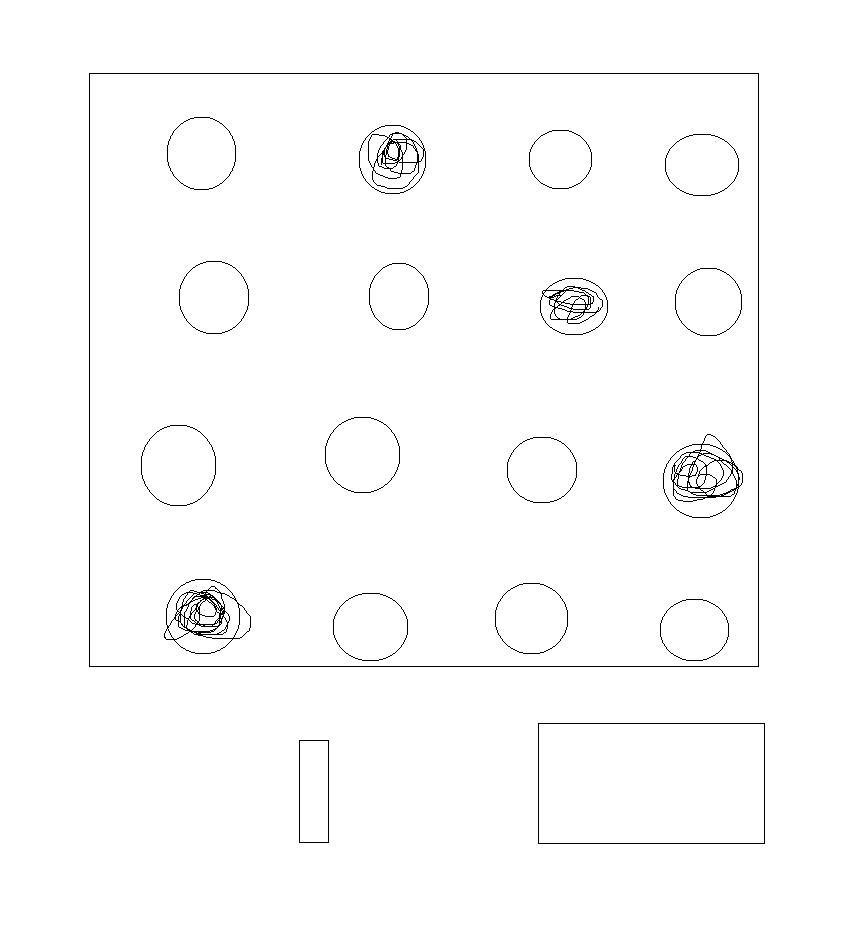
#> input picture 6.jpg, 862 x 929 px
$ python main.py
#> lines starting #> are read from the running program, lines starting #| are printed output that depends on the picture; after the words box and inside, x2 and y2 are one past the last pixel; in counts of white or black regions, pixels touching at a corner belong together
### utlis.py
import cv2
import numpy as np


def StackImages(imgArray,scale, lables=[]):
    rows = len(imgArray)
    cols = len(imgArray[0])
    rowsAvailable = isinstance(imgArray[0], list)
    width = imgArray[0][0].shape[1]
    height = imgArray[0][0].shape[0]

    if rowsAvailable:
        for x in range ( 0, rows):
            for y in range(0, cols):
                imgArray[x][y] = cv2.resize(imgArray[x][y], (0, 0), None, scale, scale)
                if len(imgArray[x][y].shape) == 2: imgArray[x][y]= cv2.cvtColor( imgArray[x][y], cv2.COLOR_GRAY2BGR)


        imgBlank = np.zeros((height, width, 3), np.uint8)
        hor = [imgBlank]*rows
        hor_con = [imgBlank]*rows
        for x in range(0, rows):
            hor[x] = np.hstack(imgArray[x])
            hor_con[x] = np.concatenate(imgArray[x])

        ver = np.vstack(hor)
        ver_con = np.concatenate(hor)

    else:
        for x in range(0, rows):
            imgArray[x] = cv2.resize(imgArray[x], (0, 0), None, scale, scale)
            if len(imgArray[x].shape) == 2: imgArray[x] = cv2.cvtColor(imgArray[x], cv2.COLOR_GRAY2BGR)
        hor= np.hstack(imgArray)
        hor_con= np.concatenate(imgArray)
        ver = hor

    if len(lables) != 0:
        eachImgWidth= int(ver.shape[1] / cols)
        eachImgHeight = int(ver.shape[0] / rows)
        print(eachImgHeight)
        for d in range(0, rows):
            for c in range (0,cols):
                cv2.rectangle(ver, (c*eachImgWidth, eachImgHeight*d), (c*eachImgWidth + len(lables[d][c])*13+27, 30+eachImgHeight*d), (255,255,255), cv2.FILLED)
                cv2.putText(ver, lables[d][c], (eachImgWidth*c+10, eachImgHeight*d+20), cv2.FONT_HERSHEY_COMPLEX, 0.7, (255,0,255), 2)


    return ver


def rectContour(contours):
    rectCon = []
    for i in contours:
        area = cv2.contourArea(i)
        # print(area)
        if area > 50:
            peri = cv2.arcLength(i, True)
            approx = cv2.approxPolyDP(i, 0.02*peri, True)
            if len(approx) == 4:
                rectCon.append(i)
    rectCon = sorted(rectCon, key=cv2.contourArea, reverse=True)
    return rectCon


def getCornerPoints(cont):
    peri = cv2.arcLength(cont, True)
    approx = cv2.approxPolyDP(cont, 0.02 * peri, True)
    return approx


def reorder(myPoints):
    myPoints = myPoints.reshape((4, 2))
    myPointsNew = np.zeros((4, 1, 2), np.int32)
    add = myPoints.sum(1)
    # print("add", add)
    myPointsNew[0] = myPoints[np.argmin(add)] #[0,0]
    myPointsNew[3] = myPoints[np.argmax(add)] #[h,w]
    diff = np.diff(myPoints, axis=1)
    myPointsNew[1] = myPoints[np.argmin(diff)] #[w,0]
    myPointsNew[2] = myPoints[np.argmax(diff)] #[h,0]
    return myPointsNew


def splitBoxes(img,questions,choices):
    vsplit_num = questions
    hsplit_num = choices

    boxes = []
    rows = np.vsplit(img,vsplit_num)
    for r in rows:
        cols = np.hsplit(r,hsplit_num)
        for box in cols:
            boxes.append(box)
            # cv2.imshow("Split",box)
        # cv2.imshow("Split",r)

    return boxes


def showAnswers(img, myIndex, grading , ans, questions, choices):
    secH = int(img.shape[1] / questions)
    secW = int(img.shape[0]/choices)

    cords = []
    cords.append([secW,secH])

    for x in range(0,questions):
        myAns = myIndex[x]
        cX = (myAns*secW) + secW//2
        cY = (x*secH) + secH//2

        cords.append([cX,cY])

        # COLOR BASED ON RIGHT OR WRONG MARKING
        if grading[x]==1:
            myColor = (0,255,0)
        else:
            myColor = (0,0,255)
            correctAns = ans[x]

            cv2.circle(img,((correctAns*secW)+secW//2,(x*secH)+secH//2),20,(0,100,0),cv2.FILLED)

        cv2.circle(img,(cX,cY),20,myColor,cv2.FILLED)

    return cords,img

### main.py
import cv2
import numpy as np
import utlis


# print("OpenCV version:", cv2.__version__)


##########################################

path = "6.jpg"
widthImg = 700
heightImg = 700

# questions = 5
# choices = 5
# ans = [0,2,3,1,2]

questions = 4
choices = 4
ans = [1,2,1,3]
# ans = [0,2,3,1,0,2,3,1,0,2,3,1,0,2,3,1,0,2,3,1,3]

# ans = [1,2,0,1,4,1,2,0,1,4,1,2,0,1,4,1,2,0,1,4,1,2,0,1,4]
webcamFeed = True
cameraNo = 0
# [183 lines of commented-out code are left out]
img = cv2.imread(path)
#> img is the input picture: shape (929, 862, 3); min 0, max 255, mean 251.8


# PREPROCESSING
img = cv2.resize(img, (widthImg, heightImg))
#> img: shape (700, 700, 3)
imgContour = img.copy()
imgbigContour = img.copy()
imgFinal = img.copy()
checkImg = img.copy()
imgGray = cv2.cvtColor(img, cv2.COLOR_BGR2GRAY)
imgBlur = cv2.GaussianBlur(imgGray, (5, 5), 1)
imgCanny = cv2.Canny(imgBlur, 10, 50)
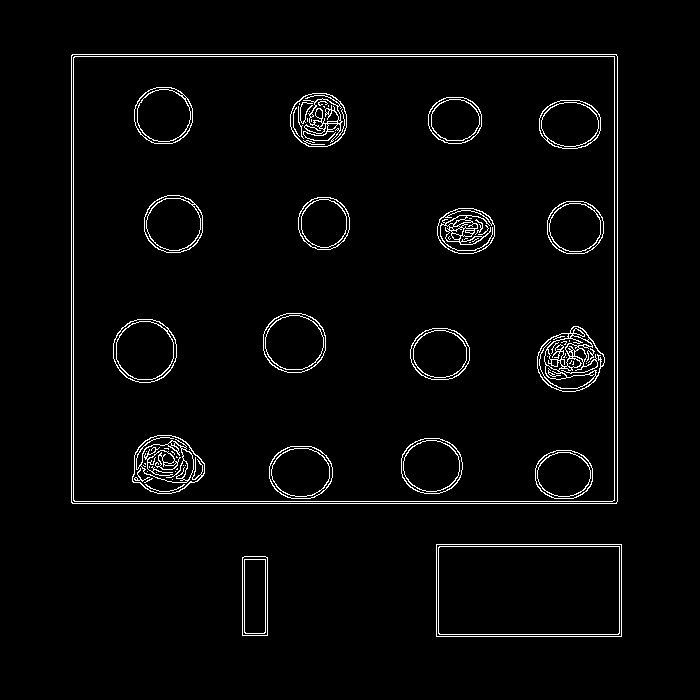
#> imgCanny: shape (700, 700); 2.9% white in thin lines or dots, all inside (x1, y1, x2, y2) = (71, 54, 622, 637)

#FINDING ALL CONTOURS
contours, hierarchy = cv2.findContours(imgCanny, cv2.RETR_EXTERNAL, cv2.CHAIN_APPROX_NONE)
#> contours = 3 contours; box (x1, y1, x2, y2) and area: (71, 54, 618, 504) 245150, (436, 544, 622, 637) 17020, (242, 556, 268, 636) 1972
cv2.drawContours(imgContour, contours, -1, (0, 255, 0), 10)
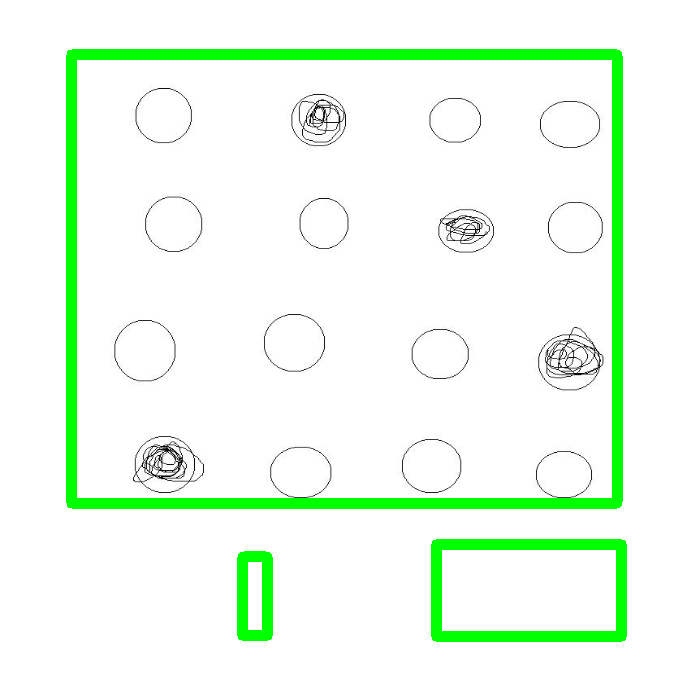
#> imgContour: shape (700, 700, 3); mean B, G, R 237.3, 252.9, 237.3
#FINDING RECTANGLE
rectCon = utlis.rectContour(contours)
#> the loop in rectContour, `for i in contours:` made 3 passes
#> (area, peri, approx) on passes 1 to 3: (1972, 206.8, [[244, 556], [242, 635], [267, 635], [267, 557]]), (17020, 554, [[436, 544], [436, 636], [621, 636], [621, 544]]), (245150, 1987.7, [[71, 55], [72, 503], [616, 503], [616, 54]])
#> after the loop in rectContour, `for i in contours:`: rectCon has the same summary as contours outside rectContour
#> rectCon has the same summary as contours
biggestContour = utlis.getCornerPoints(rectCon[0])
#> in getCornerPoints, `peri = cv2.arcLength(cont, True)`: peri = 1987.7
#> in getCornerPoints, `approx = cv2.approxPolyDP(cont, 0.02 * peri, True)`: approx = [[71, 55], [72, 503], [616, 503], [616, 54]]
#> biggestContour = [[71, 55], [72, 503], [616, 503], [616, 54]]
gradePoints = utlis.getCornerPoints(rectCon[1])
#> gradePoints = [[436, 544], [436, 636], [621, 636], [621, 544]]
# print(gradePoints)
if biggestContour.size != 0 and gradePoints.size != 0:
    cv2.drawContours(imgbigContour, biggestContour, -1, (0, 255, 0), 20)
    cv2.drawContours(imgbigContour, gradePoints, -1, (0, 0, 255), 20)

    biggestContour = utlis.reorder(biggestContour)
#> in reorder, `myPoints = myPoints.reshape((4, 2))`: myPoints = [[71, 55], [72, 503], [616, 503], [616, 54]]
#> in reorder, `add = myPoints.sum(1)`: add = [126, 575, 1119, 670]
#> in reorder, `diff = np.diff(myPoints, axis=1)`: diff = [-16, 431, -113, -562]
#> biggestContour = [[71, 55], [616, 54], [72, 503], [616, 503]]
    gradePoints = utlis.reorder(gradePoints)
#> gradePoints = [[436, 544], [621, 544], [436, 636], [621, 636]]
    # # print(biggestContour)
    # # print(gradePoints)


    # cv2.polylines(imgbigContour, [biggestContour], True, (0, 255, 0), 20)
    # cv2.polylines(imgbigContour, [gradePoints], True, (255, 0, 0), 20)

    #OMR BOX
    pts1 = np.float32(biggestContour)
#> pts1 = [[71, 55], [616, 54], [72, 503], [616, 503]]
    pts2 = np.float32([[0, 0], [widthImg, 0], [0, heightImg], [widthImg, heightImg]])
    matrix = cv2.getPerspectiveTransform(pts1, pts2)
#> matrix = [[1.29, -0.00287, -91.24], [0.00286, 1.56, -85.99], [4.09e-06, -4.11e-06, 1]]
    imgWarpColored = cv2.warpPerspective(img, matrix, (widthImg, heightImg))
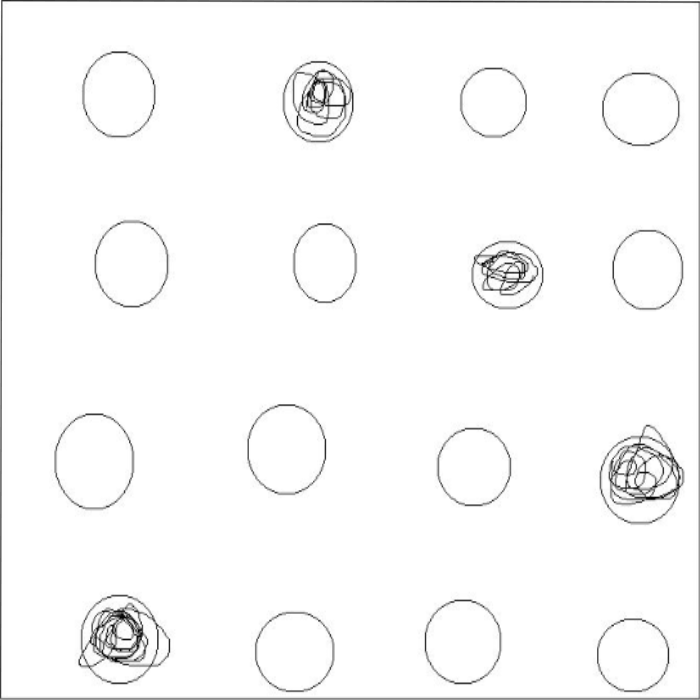
#> imgWarpColored: shape (700, 700, 3); min 1, max 255, mean 249.4


    #GRADING BOX
    ptG1 = np.float32(gradePoints)
#> ptG1 = [[436, 544], [621, 544], [436, 636], [621, 636]]
    ptG2 = np.float32([[0, 0], [325, 0], [0,150], [325,150]])
    matrixGrade = cv2.getPerspectiveTransform(ptG1, ptG2)
#> matrixGrade = [[1.76, -7.96e-17, -765.9], [0, 1.63, -887], [-2.05e-18, -4.75e-19, 1]]
    imgGradeDisplay = cv2.warpPerspective(img, matrixGrade, (325, 150))
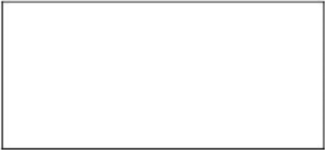
#> imgGradeDisplay: shape (150, 325, 3); min 33, max 255, mean 249
    # cv2.imshow("Grade", imgGradeDisplay)


    #APPLY THRESHOLD (change this 170 value to change threshold)
    imgWarpGray = cv2.cvtColor(imgWarpColored,cv2.COLOR_BGR2GRAY)
    imgThresh = cv2.threshold(imgWarpGray,170,255,cv2.THRESH_BINARY_INV)[1] #Change this "170" value to change the threhold for mark reading
#> imgThresh: shape (700, 700); 3% white in thin lines or dots
    boxes = utlis.splitBoxes(imgThresh,questions,choices)
#> in splitBoxes, `rows = np.vsplit(img,vsplit_num)`: rows = 4 items
#> the loop in splitBoxes, `for r in rows:` made 4 passes
#> after the loop in splitBoxes, `for r in rows:`: boxes = 16 items
#> boxes = 16 items
    # cv2.imshow("Test", boxes[2])
    # print(cv2.countNonZero(boxes[1]), cv2.countNonZero(boxes[2]))


    #Getting NonZero pixel value of each box
    myPixelVal = np.zeros((questions,choices))
    countC = 0
    countR = 0

    for image in boxes:
        # cv2.imshow("new_split",image)
        totalPixels = cv2.countNonZero(image)
        myPixelVal[countR][countC] = totalPixels
        countC+=1
        if(countC == choices): countR+=1;countC = 0
#> this loop made 16 passes
#> totalPixels on passes 1 to 12: 837, 1685, 631, 887, 555, 237, 1075, 703, 724, 381, 318, 2040
#> after the loop, countC = 0; countR = 4; myPixelVal = [[837, 1685, 631, 887], [555, 237, 1075, 703], [724, 381, 318, 2040], [2562, 708, 679, 853]]


    # print(myPixelVal)


    # FINDING MARKED INDEX VALUES
    myIndex = []
    for x in range(0,questions):
        arr = myPixelVal[x]
        # print("arr: ",arr)
        myIndexVal= np.where(arr == np.amax(arr))
        # print("yes",np.argmax(arr))
        # print(myIndexVal)
        # myIndex.append(int(np.argmax(arr)))
        myIndex.append(myIndexVal[0][0])
#> this loop made 4 passes
#> (arr, myIndexVal) on passes 1 to 4: ([837, 1685, 631, 887], ([1],)), ([555, 237, 1075, 703], ([2],)), ([724, 381, 318, 2040], ([3],)), ([2562, 708, 679, 853], ([0],))
#> after the loop, myIndex = [1, 2, 3, 0]

    print(myIndex)
#| [1, 2, 3, 0]


    # GRADING
    grading=[]
    for x in range(0,questions):
        if ans[x]==myIndex[x]:
            grading.append(1)
        else:
            grading.append(0)
#> after the loop, grading = [1, 1, 0, 0]
    # print(grading)
    score = (sum(grading) / questions)*100
#> score = 50
    print("Final Score: ", score)
#| Final Score:  50.0


    #DISPLAYING ANSWERS (from utlis)
    imgResult = imgWarpColored.copy()
    cords,imgResult = utlis.showAnswers(imgResult, myIndex, grading , ans, questions, choices)
#> the loop in showAnswers, `for x in range(0,questions):` made 4 passes
#> (myAns, cX) on passes 1 to 4: (1, 262), (2, 437), (3, 612), (0, 87)
#> after the loop in showAnswers, `for x in range(0,questions):`: cords = [[175, 175], [262, 87], [437, 262], [612, 437], [87, 612]]
    checkImg = imgResult.copy()
    imgRawDrawing = np.zeros_like(imgWarpColored)
    _,imgRawDrawing = utlis.showAnswers(imgRawDrawing, myIndex, grading , ans, questions, choices)
#> call 2 of showAnswers, with questions = 4, choices = 4
#> the loop in showAnswers (call 2), `for x in range(0,questions):` made 4 passes
#> after the loop in showAnswers (call 2), `for x in range(0,questions):`:
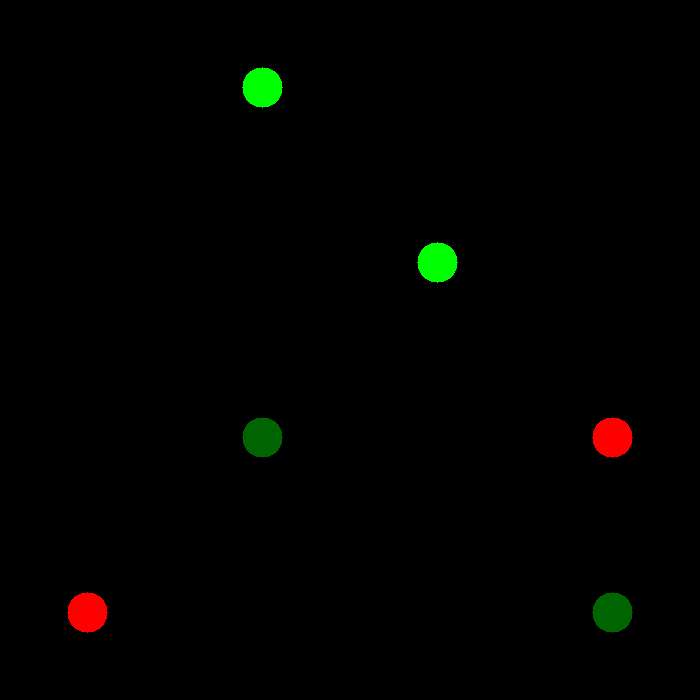
#> img: shape (700, 700, 3); mean B, G, R 0, 1.8, 1.3
    invMatrix = cv2.getPerspectiveTransform(pts2, pts1)
#> invMatrix = [[0.777, 0.00162, 71], [-0.0016, 0.641, 55], [-3.18e-06, 2.63e-06, 1]]
    imgInvWarp = cv2.warpPerspective(imgRawDrawing , invMatrix, (widthImg, heightImg))

    imgRawGrade = np.zeros_like(imgGradeDisplay)
    cv2.putText(imgRawGrade, str(int(score))+ "%" , (60,100), cv2.FONT_HERSHEY_COMPLEX,3,(150,150,150),3)
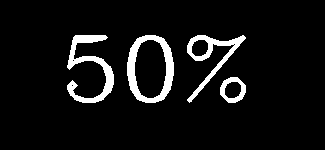
#> imgRawGrade: shape (150, 325, 3); values 0 (black) and 150 (white), 7% white; 4 white regions, box (x1, y1, x2, y2) and area: (127, 35, 174, 103) 1166, (67, 35, 114, 103) 1088, (187, 35, 246, 103) 855, (220, 77, 246, 103) 312
    cv2.imshow("Grade", imgRawGrade)
    invMatrixGrade = cv2.getPerspectiveTransform(ptG2, ptG1)
#> invMatrixGrade = [[0.569, 0, 436], [0, 0.613, 544], [0, 0, 1]]
    imgInvGradeDisplay = cv2.warpPerspective(imgRawGrade, invMatrixGrade, (widthImg, heightImg))


    imgFinal = cv2.addWeighted(imgFinal,1,imgInvWarp,1,0)
    imgFinal = cv2.addWeighted(imgFinal,1,imgInvGradeDisplay,1,0)


# SHOW IMAGES
imgBlank = np.zeros_like(img)
imgArray = ([img, imgGray, imgBlur, imgCanny],
            [imgContour, imgbigContour, imgWarpColored, imgThresh],
            [imgResult,imgRawDrawing, imgInvWarp, imgFinal])


lables = [["Original", "Gray", "Blur","Canny"],
        ["Contours","Biggest Cont", "Warp", "Threshold"],
        ["Result", "Raw Drawing", "Inverse Warp", "Final"]]
imgStack = utlis.StackImages(imgArray,0.5, lables)
#> in StackImages, `rows = len(imgArray)`: rows = 3
#> in StackImages, `cols = len(imgArray[0])`: cols = 4
#> in StackImages, `rowsAvailable = isinstance(imgArray[0], list)`: rowsAvailable = True
#> in StackImages, `hor = [imgBlank]*rows`: hor = 3 items
#> in StackImages, `eachImgWidth= int(ver.shape[1] / cols)`: eachImgWidth = 350
#| 350
#> after the loop in StackImages, `for d in range(0, rows):`:
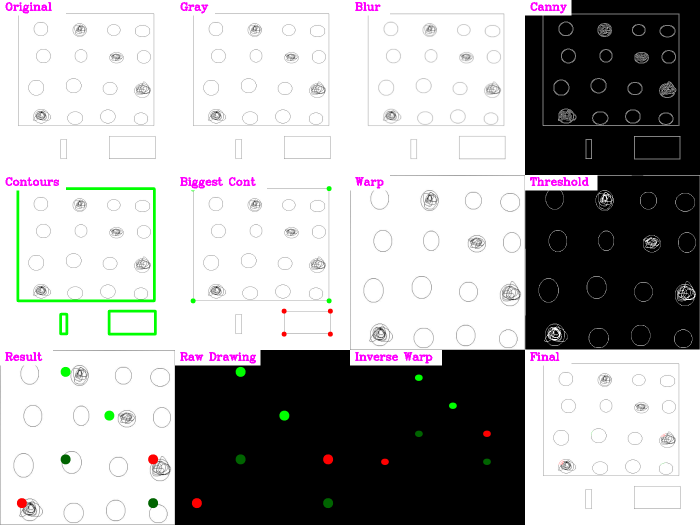
#> ver: shape (1050, 1400, 3) (shown at 1/2 size); mean of channels 0, 1, 2 170.4, 170.3, 170.8; drawn as B, G, R


cv2.imshow("Final Result", imgFinal)
cv2.imshow("Stacked Images", imgStack)


#save variables to output files
# After calculating myIndex, grading, and score
output_file = "resultasd.txt"

# Create or overwrite the text file
with open(output_file, 'w') as f:
    f.write("My Index:\n")
    f.write(', '.join(map(str, myIndex)) + '\n\n')  # Convert list to string

    f.write("PixelVal shape:\n")
    f.write(', '.join(map(str, myPixelVal.shape)) + '\n\n')  # Convert list to string

    f.write("Grading:\n")
    f.write(', '.join(map(str, grading)) + '\n\n')  # Convert list to string

    f.write("ImageResultShape:\n")
    f.write(', '.join(map(str, imgResult.shape)) + '\n\n')  # Convert list to string

    f.write("Cords:\n")
    f.write(', '.join(map(str, cords)) + '\n\n')  # Convert list to string

    f.write(f"Final Score: {score:.2f}%\n")  # Save the score with 2 decimal points

print(f"Results saved to {output_file}")


cv2.waitKey(0)
